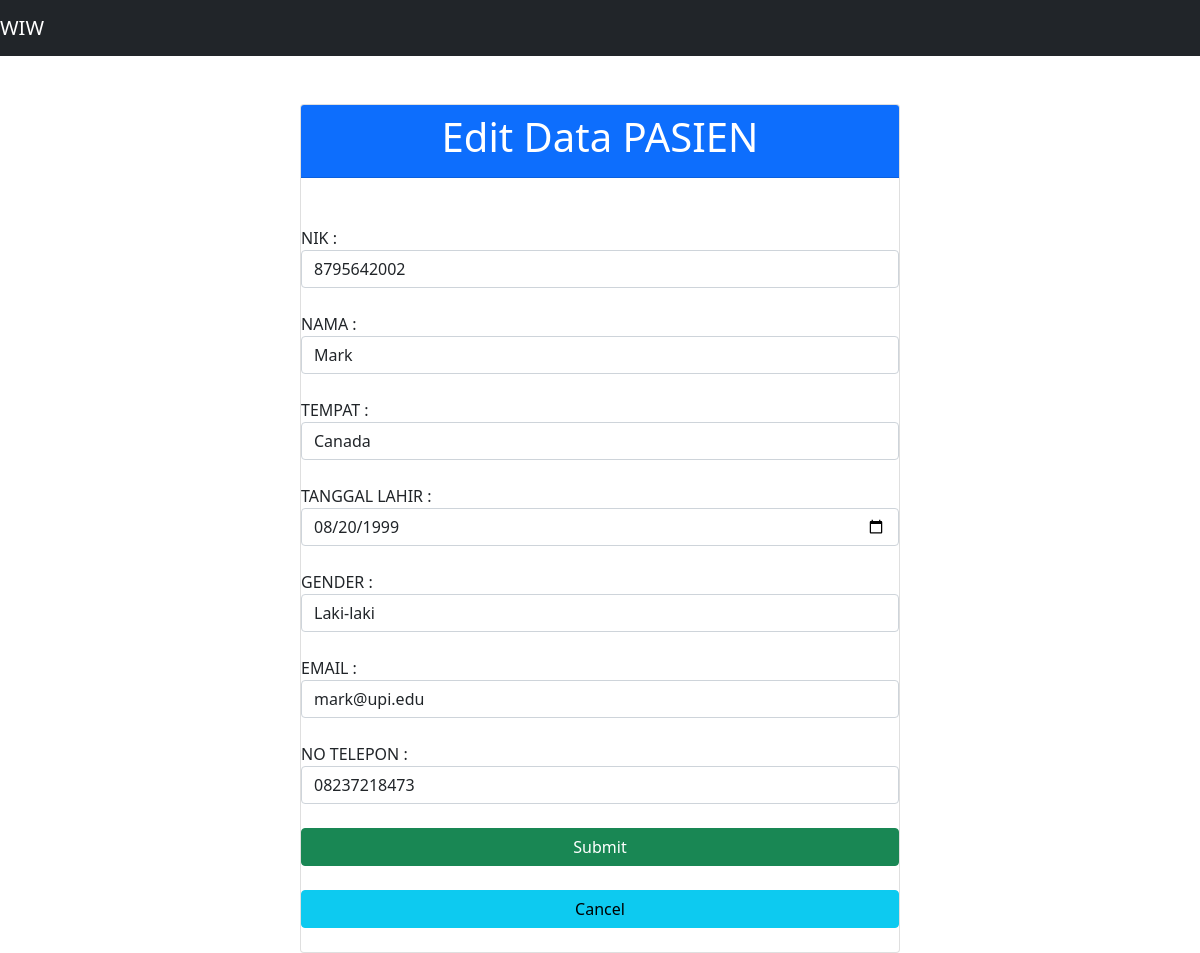
The page /MVP-01/edit.php?id_edit=9 on the database its author committed.
### tables this page shows
CREATE TABLE `pasien` (
  `id` int(11) NOT NULL,
  `nik` varchar(100) NOT NULL,
  `nama` varchar(100) NOT NULL,
  `tempat` varchar(100) NOT NULL,
  `tl` date NOT NULL,
  `gender` varchar(10) NOT NULL,
  `email` varchar(100) NOT NULL,
  `telp` varchar(100) NOT NULL
);

### MVP-01/model/DB.class.php (called while the page is built, shortened)
<?php
class DB
{
	var $db_host = '';
	var $db_user = '';
	var $db_password = '';
	var $db_name = '';
	var $db_link = '';
	function __construct($db_host = '', $db_user = '', $db_password = '', $db_name = '')
	{
		$this->db_host = $db_host;
		$this->db_user = $db_user;
		$this->db_password = $db_password;
		$this->db_name = $db_name;
	}
	function open()
	{
		$this->db_link = mysqli_connect($this->db_host, $this->db_user, $this->db_password, $this->db_name);
	}
	function execute($query = "")
	{
		$this->result = mysqli_query($this->db_link, $query);
		return $this->result;
	}
}

### MVP-01/model/TabelPasien.class.php (called while the page is built, shortened)
<?php
class TabelPasien extends DB
{
	function getPasienById($id)
	{
		$query = "SELECT * FROM pasien WHERE pasien.id=$id";
		return $this->execute($query);
	}
}

### MVP-01/presenter/ProsesPasien.php (called while the page is built, shortened)
<?php
class ProsesPasien implements KontrakPasienPresenter
{
	private $tabelpasien;
	function __construct()
	{
		try {
			$db_host = "localhost";
			$db_user = "root";
			$db_password = "";
			$db_name = "pasien";
			$this->tabelpasien = new TabelPasien($db_host, $db_user, $db_password, $db_name);
		} catch (Exception $e) {
			echo "wiw error" . $e->getMessage();
		}
	}
	function selectdata($id)
	{
		try {
			$this->tabelpasien->open();
			$this->tabelpasien->getPasienById($id);
		} catch (Exception $e) {
			echo "wiw error part 2" . $e->getMessage();
		}
	}
}

### MVP-01/view/TampilPasien.php (called while the page is built, shortened)
<?php
include_once("presenter/ProsesPasien.php");
class TampilPasien implements KontrakPasienView
{
	private $prosespasien;
	function __construct()
	{
		$this->prosespasien = new ProsesPasien();
	}
	function edit($id)
	{
		$this->prosespasien->selectdata($id);
	}
}

### MVP-01/edit.php (called while the page is built, shortened)
<?php
include_once("model/Template.class.php");
include_once("model/DB.class.php");
include_once("model/TabelPasien.class.php");
include_once("view/TampilPasien.php");
include_once("presenter/ProsesPasien.php");
$tp = new TampilPasien();
$data = $tp->edit($_GET['id_edit']);

### MVP-01/model/Template.class.php (the view, shortened to what this page needs)
<?php
class Template{
	var $content = '';
	function __construct($filename = ''){
		$this->content = implode('', @file($filename));
	}
	function clear(){
		$this->content = preg_replace("/DATA_[A-Z|_|0-9]+/", "", $this->content);
	}
	function write(){
		print $this->content;
	}
	function replace($old = '', $new = ''){
		if(is_int($new)){
			$value = sprintf("%d", $new);
		}elseif(is_float($new)){
			$value = sprintf("%f", $new);
		}elseif(is_array($new)){
			$value = '';
			foreach( $new as $item){
				$value .= $item. '';
			}
		}else{
			$value = $new;
		}
		$this->content = preg_replace("/$old/",  $value, $this->content);
	}
}

### rows shown on the page
pasien: nik "8795642002", nama "Mark", tempat "Canada", tl "08/20/1999", gender "Laki-laki", email "mark@upi.edu", telp "08237218473"
